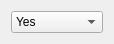
<ui version="4.0" >
 <comment>
*********************************************************************************
**
**   $Id$
**   Copyright (c) 2007 Joe Croft joe@croftj.net
**   
**   This file is part of QcjData Class Libraries.
**
**   QcjData Class Libraries is free software; you can redistribute it and/or modify
**   it under the terms of the GNU General Public License as published by
**   the Free Software Foundation; either version 2 of the License, or
**   (at your option) any later version.
**
**   QcjData Class Libraries is distributed in the hope that it will be useful,
**   but WITHOUT ANY WARRANTY; without even the implied warranty of
**   MERCHANTABILITY or FITNESS FOR A PARTICULAR PURPOSE.  See the
**   GNU General Public License for more details.
**
**   You should have received a copy of the GNU General Public License
**   along with QcjData Class Libraries; if not, write to the Free Software
**   Foundation, Inc., 59 Temple Place, Suite 330, Boston, MA  02111-1307  USA
**
*********************************************************************************
</comment>
 <class>QcjYesNoEntry</class>
 <widget class="QWidget" name="QcjYesNoEntry" >
  <property name="geometry" >
   <rect>
    <x>0</x>
    <y>0</y>
    <width>114</width>
    <height>40</height>
   </rect>
  </property>
  <property name="sizePolicy" >
   <sizepolicy vsizetype="Preferred" hsizetype="Preferred" >
    <horstretch>0</horstretch>
    <verstretch>0</verstretch>
   </sizepolicy>
  </property>
  <property name="minimumSize" >
   <size>
    <width>0</width>
    <height>0</height>
   </size>
  </property>
  <property name="windowTitle" >
   <string>YesNo</string>
  </property>
  <layout class="QGridLayout" >
   <item row="0" column="0" >
    <widget class="QComboBox" name="QcjYesNoSelect" >
     <property name="sizePolicy" >
      <sizepolicy vsizetype="Fixed" hsizetype="Expanding" >
       <horstretch>0</horstretch>
       <verstretch>0</verstretch>
      </sizepolicy>
     </property>
     <item>
      <property name="text" >
       <string>Yes</string>
      </property>
     </item>
     <item>
      <property name="text" >
       <string>No</string>
      </property>
     </item>
    </widget>
   </item>
  </layout>
 </widget>
 <layoutdefault spacing="6" margin="11" />
 <includes>
  <include location="local" >qstring.h</include>
 </includes>
 <resources/>
 <connections/>
</ui>
